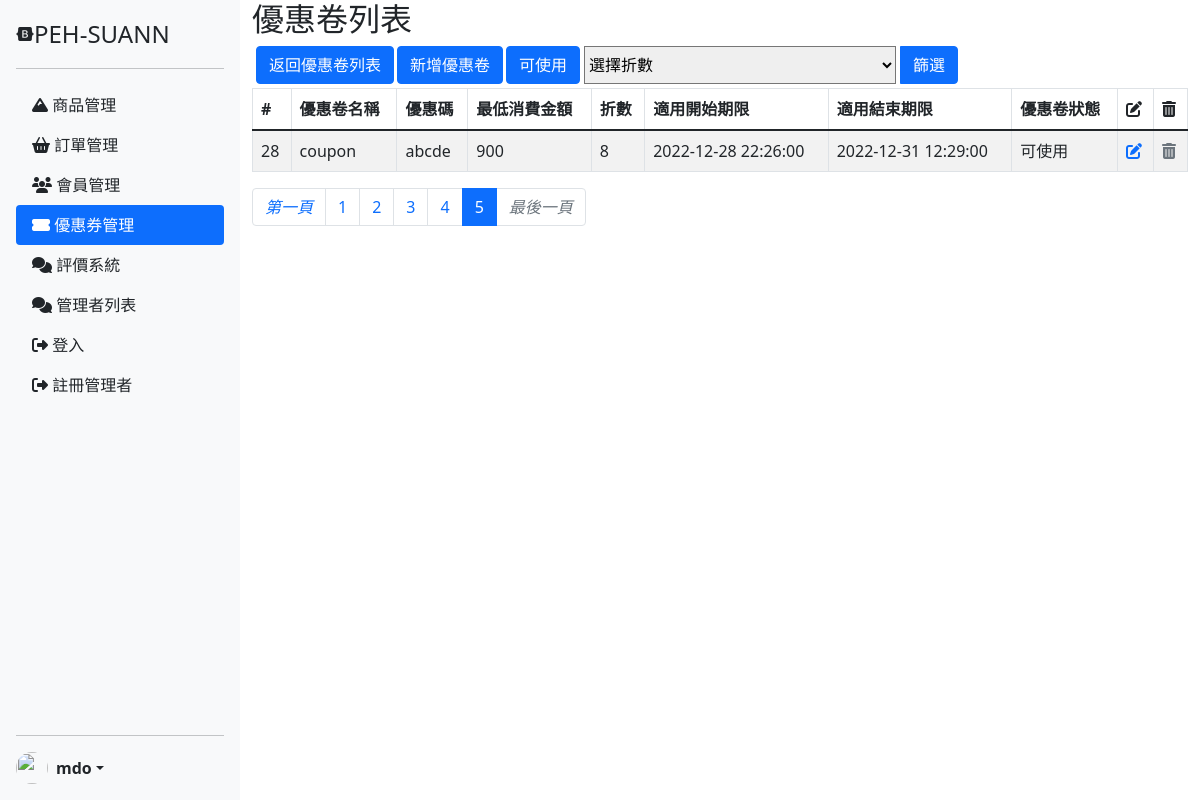
Screenshot of /coupon_list.php?page=5 with the database file from the repository.
### tables this page shows
CREATE TABLE `coupon` (
  `sid` int(11) NOT NULL,
  `promo_name` varchar(255) DEFAULT NULL,
  `coupon_name` varchar(25) NOT NULL,
  `coupon_code` varchar(25) NOT NULL,
  `min_purchase` int(11) NOT NULL,
  `coupon_rate` float NOT NULL,
  `start_date_coup` datetime NOT NULL,
  `end_date_coup` datetime NOT NULL,
  `coupon_status` varchar(25) DEFAULT NULL,
  `display` int(11) NOT NULL
);

### coupon_list.php (the view, shortened to what this page needs)
<?php require __DIR__ . '/parts/connect_db.php' ?>
<?php
$perPage = 5;
$page = isset($_GET['page']) ? intval($_GET['page']) : 1;
$t_sql = "SELECT COUNT(1) FROM coupon WHERE `display`=1";
$totalRows = $pdo->query($t_sql)->fetch(PDO::FETCH_NUM)[0];
$totalPages = ceil($totalRows / $perPage);
$rows = [];
if ($totalRows > 0) {
  if (isset($_GET["coupon_rate"])) {
    $coupon_rate = $_GET["coupon_rate"];
    $sql = "SELECT * FROM `coupon`  WHERE `coupon_rate`=$coupon_rate AND `display`=1";
    if ($coupon_rate > 0) {
      $rows = $pdo->query($sql)->fetchAll();
    }
  } else {
    $sql = sprintf("SELECT * FROM `coupon` WHERE `display`=1 ORDER BY `sid` LIMIT %s, %s ", ($page - 1) * $perPage, $perPage);
    $rows = $pdo->query($sql)->fetchAll();
  }
}
$rateArr = [];
foreach ($rows as $coupon_rate) {
  $rateArr[$coupon_rate['coupon_rate']] = $coupon_rate['coupon_rate'];
}
?>
<?php require __DIR__ . '/parts/html-head.php' ?>
<?php require __DIR__ . '/parts/navbar.php' ?>
<div class="container">
  <div class="row">
    <div class="col">
      <h2>優惠卷列表</h2>
      <form class="input-group  mb-1" action="coupon_list.php" method="get" class="">
        <a href="./coupon_list.php" style="color: #fff;text-decoration:none;"><button type="button" class="btn btn-primary ms-1">返回優惠卷列表</button></a>
        <a href="./coupon_add.php" style="color: #fff;text-decoration:none;"><button type="button" class="btn btn-primary ms-1">新增優惠卷</button></a>
        <a href="./coupon_list_filter1.php" style="color: #fff;text-decoration:none;"><button type="button" class="btn btn-primary ms-1">可使用</button></a>
        <select name="coupon_rate" id="coupon_rate" class="col-4 ms-1" placeholder="選擇折數">
          <option value="">選擇折數</option>
        </select>
        <button type="submit" class="btn btn-primary ms-1">篩選</button>
      </form>
    </div>
  </div>
  <table name="coupon_list1" class=" table table-striped table-bordered ">
    <thead>
      <tr>
        <th scope="col">#</th>
        <th scope="col">優惠卷名稱</th>
        <th scope="col">優惠碼</th>
        <th scope="col">最低消費金額</th>
        <th scope="col">折數</th>
        <th scope="col">適用開始期限</th>
        <th scope="col">適用結束期限</th>
        <th scope="col">優惠卷狀態</th>
        <th scope="col">
          <i class="fa-solid fa-pen-to-square"></i>
        </th>
        <th scope="col">
          <i class="fa-solid fa-trash-can"></i>
        </th>
      </tr>
    </thead>
    <tbody>
      <?php foreach ($rows as $r) : ?>
        <tr>
          <td><?= $r['sid'] ?></td>
          <td><?= $r['coupon_name'] ?></td>
          <td><?= $r['coupon_code'] ?></td>
          <td><?= $r['min_purchase'] ?></td>
          <td><?= $rateArr[$r["coupon_rate"]] ?></td>
          <td><?= $r['start_date_coup'] ?></td>
          <td><?= $r['end_date_coup'] ?></td>
          <td><?php if ($r['end_date_coup'] > date("Y-m-d H:i:s") and $r['start_date_coup'] < date("Y-m-d H:i:s")) {
                echo '可使用';
              } else {
                echo '已失效';
              }
              ?></td>
          <td>
            <a href="coupon_edit.php?sid=<?= $r['sid'] ?>">
              <i class="fa-solid fa-pen-to-square"></i>
            </a>
          </td>
          <td>
            <a>
              <i class="fa-solid fa-trash-can text-secondary" data-bs-toggle="modal" data-bs-target="#deleteModal" onclick="delete_it(<?= $r['sid'] ?>)"></i>
            </a>
          </td>
        </tr>
      <?php endforeach ?>
    </tbody>
  </table>
  <ul class="pagination">
    <li class="page-item <?= $page == 1 ? 'disabled' : '' ?>">
      <a class="page-link" href="?page=<?= $page == 1 ?>">
        <i>第一頁</i>
      </a>
    </li>
    <?php for ($i = $page - 5; $i <= $page + 5; $i++) :
      if ($i >= 1 and $i <= $totalPages) :
    ?>
        <li class="page-item <?= $page == $i ? 'active' : '' ?>">
          <a class="page-link" href="?page=<?= $i ?>"><?= $i ?></a>
        </li>
    <?php
      endif;
    endfor; ?>
    <li class="page-item <?= $page == $totalPages ? 'disabled' : '' ?>">
      <a class="page-link" href="?page=<?= $page += $totalPages ?>">
        <i>最後一頁</i>
      </a>
    </li>
  </ul>
</div>
</div>
<?php require __DIR__ . '/parts/html-foot.php' ?>

### style/login-style.css (style rules this page uses)
body { margin: 0; padding: 0; }
.pagination { position: relative; }
html, body { margin: 0; padding: 0; height: 100%; }

### parts/html-head.php (style rules this page uses)
html, body { margin: 0; padding: 0; height: 100%; }

### rows the page displays
coupon: sid "28", coupon_name "coupon", coupon_code "abcde", min_purchase "900", coupon_rate "8", start_date_coup "2022-12-28 22:26:00", end_date_coup "2022-12-31 12:29:00", shows "可使用"
